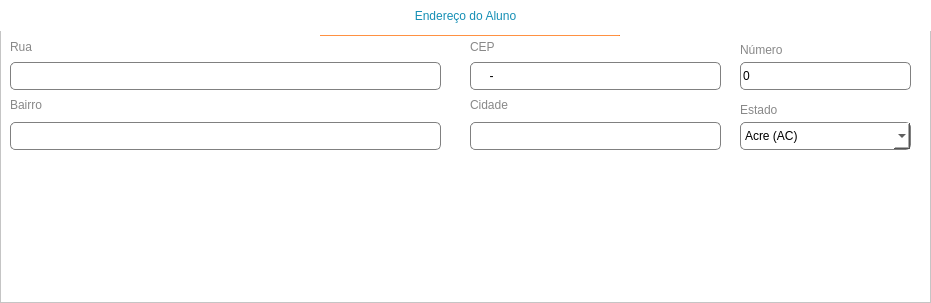
    <widget class="QFrame" name="frameEndereco">
     <property name="geometry">
      <rect>
       <x>0</x>
       <y>474</y>
       <width>931</width>
       <height>303</height>
      </rect>
     </property>
     <property name="sizePolicy">
      <sizepolicy hsizetype="Expanding" vsizetype="Expanding">
       <horstretch>0</horstretch>
       <verstretch>0</verstretch>
      </sizepolicy>
     </property>
     <property name="layoutDirection">
      <enum>Qt::LeftToRight</enum>
     </property>
     <property name="styleSheet">
      <string notr="true">background-color: rgb(255, 255, 255)</string>
     </property>
     <property name="frameShape">
      <enum>QFrame::StyledPanel</enum>
     </property>
     <property name="frameShadow">
      <enum>QFrame::Raised</enum>
     </property>
     <widget class="QLabel" name="label">
      <property name="geometry">
       <rect>
        <x>0</x>
        <y>0</y>
        <width>931</width>
        <height>31</height>
       </rect>
      </property>
      <property name="styleSheet">
       <string notr="true">font: 25 12pt &quot;Malgun Gothic Semilight&quot;;
color: rgb(21, 143, 181);</string>
      </property>
      <property name="text">
       <string>Endereço do Aluno</string>
      </property>
      <property name="alignment">
       <set>Qt::AlignCenter</set>
      </property>
     </widget>
     <widget class="QLabel" name="label_11">
      <property name="geometry">
       <rect>
        <x>10</x>
        <y>39</y>
        <width>55</width>
        <height>16</height>
       </rect>
      </property>
      <property name="styleSheet">
       <string notr="true">font: 25 10pt &quot;Malgun Gothic Semilight&quot;;
color: rgb(136, 136, 136)</string>
      </property>
      <property name="text">
       <string>Rua</string>
      </property>
     </widget>
     <widget class="QLabel" name="label_12">
      <property name="geometry">
       <rect>
        <x>740</x>
        <y>42</y>
        <width>71</width>
        <height>16</height>
       </rect>
      </property>
      <property name="styleSheet">
       <string notr="true">font: 25 10pt &quot;Malgun Gothic Semilight&quot;;
color: rgb(136, 136, 136)</string>
      </property>
      <property name="text">
       <string>Número</string>
      </property>
     </widget>
     <widget class="QLabel" name="label_13">
      <property name="geometry">
       <rect>
        <x>10</x>
        <y>97</y>
        <width>55</width>
        <height>16</height>
       </rect>
      </property>
      <property name="styleSheet">
       <string notr="true">font: 25 10pt &quot;Malgun Gothic Semilight&quot;;
color: rgb(136, 136, 136)</string>
      </property>
      <property name="text">
       <string>Bairro</string>
      </property>
     </widget>
     <widget class="QLabel" name="label_14">
      <property name="geometry">
       <rect>
        <x>470</x>
        <y>39</y>
        <width>55</width>
        <height>16</height>
       </rect>
      </property>
      <property name="styleSheet">
       <string notr="true">font: 25 10pt &quot;Malgun Gothic Semilight&quot;;
color: rgb(136, 136, 136)</string>
      </property>
      <property name="text">
       <string>CEP</string>
      </property>
     </widget>
     <widget class="QLabel" name="label_15">
      <property name="geometry">
       <rect>
        <x>470</x>
        <y>97</y>
        <width>55</width>
        <height>16</height>
       </rect>
      </property>
      <property name="styleSheet">
       <string notr="true">font: 25 10pt &quot;Malgun Gothic Semilight&quot;;
color: rgb(136, 136, 136)</string>
      </property>
      <property name="text">
       <string>Cidade</string>
      </property>
     </widget>
     <widget class="QLabel" name="label_16">
      <property name="geometry">
       <rect>
        <x>740</x>
        <y>102</y>
        <width>55</width>
        <height>16</height>
       </rect>
      </property>
      <property name="styleSheet">
       <string notr="true">font: 25 10pt &quot;Malgun Gothic Semilight&quot;;
color: rgb(136, 136, 136)</string>
      </property>
      <property name="text">
       <string>Estado</string>
      </property>
     </widget>
     <widget class="QLineEdit" name="lineRua">
      <property name="geometry">
       <rect>
        <x>10</x>
        <y>62</y>
        <width>431</width>
        <height>28</height>
       </rect>
      </property>
      <property name="styleSheet">
       <string notr="true">border: 1px solid grey;
border-radius: 5px;
font: 9pt &quot;Leelawadee UI Semilight&quot;;
background-color: rgb(255, 255, 255);</string>
      </property>
     </widget>
     <widget class="QSpinBox" name="spinNumero">
      <property name="geometry">
       <rect>
        <x>740</x>
        <y>62</y>
        <width>171</width>
        <height>28</height>
       </rect>
      </property>
      <property name="styleSheet">
       <string notr="true">border: 1px solid grey;
border-radius: 5px;
font: 9pt &quot;Leelawadee UI Semilight&quot;;
background-color: rgb(255, 255, 255);</string>
      </property>
      <property name="buttonSymbols">
       <enum>QAbstractSpinBox::NoButtons</enum>
      </property>
      <property name="maximum">
       <number>5000</number>
      </property>
     </widget>
     <widget class="QComboBox" name="cbEstado">
      <property name="geometry">
       <rect>
        <x>740</x>
        <y>122</y>
        <width>171</width>
        <height>28</height>
       </rect>
      </property>
      <property name="styleSheet">
       <string notr="true">border: 1px solid grey;
border-radius: 5px;
font: 9pt &quot;Leelawadee UI Semilight&quot;;
background-color: rgb(255, 255, 255);</string>
      </property>
      <item>
       <property name="text">
        <string>Acre (AC)</string>
       </property>
      </item>
      <item>
       <property name="text">
        <string>Alagoas (AL)</string>
       </property>
      </item>
      <item>
       <property name="text">
        <string>Amapá (AP)</string>
       </property>
      </item>
      <item>
       <property name="text">
        <string>Amazonas (AM)</string>
       </property>
      </item>
      <item>
       <property name="text">
        <string>Bahia (BA)</string>
       </property>
      </item>
      <item>
       <property name="text">
        <string>Ceará (CE)</string>
       </property>
      </item>
      <item>
       <property name="text">
        <string>Distrito Federal (DF)</string>
       </property>
      </item>
      <item>
       <property name="text">
        <string>Espírito Santos (ES)</string>
       </property>
      </item>
      <item>
       <property name="text">
        <string>Goiás (GO)</string>
       </property>
      </item>
      <item>
       <property name="text">
        <string>Maranhão (MA)</string>
       </property>
      </item>
      <item>
       <property name="text">
        <string>Mato Grosso (MT)</string>
       </property>
      </item>
      <item>
       <property name="text">
        <string>Mato Grosso do Sul (MS)</string>
       </property>
      </item>
      <item>
       <property name="text">
        <string>Minas Gerais (MG)</string>
       </property>
      </item>
      <item>
       <property name="text">
        <string>Pará (PA)</string>
       </property>
      </item>
      <item>
       <property name="text">
        <string>Paraíba (PB)</string>
       </property>
      </item>
      <item>
       <property name="text">
        <string>Paraná (PR)</string>
       </property>
      </item>
      <item>
       <property name="text">
        <string>Pernambuco (PR)</string>
       </property>
      </item>
      <item>
       <property name="text">
        <string>Piauí (PI)</string>
       </property>
      </item>
      <item>
       <property name="text">
        <string>Rio de Janeiro (RJ)</string>
       </property>
      </item>
      <item>
       <property name="text">
        <string>Rio Grande do Norte (RN)</string>
       </property>
      </item>
      <item>
       <property name="text">
        <string>Rondônia (RO)</string>
       </property>
      </item>
      <item>
       <property name="text">
        <string>Roraima (RR)</string>
       </property>
      </item>
      <item>
       <property name="text">
        <string>Santa Catarina (SC)</string>
       </property>
      </item>
      <item>
       <property name="text">
        <string>São Paulo (SP)</string>
       </property>
      </item>
      <item>
       <property name="text">
        <string>Sergipe (SE)</string>
       </property>
      </item>
      <item>
       <property name="text">
        <string>Tocantins (TO)</string>
       </property>
      </item>
     </widget>
     <widget class="Line" name="line_2">
      <property name="geometry">
       <rect>
        <x>320</x>
        <y>35</y>
        <width>300</width>
        <height>1</height>
       </rect>
      </property>
      <property name="styleSheet">
       <string notr="true">background-color: rgb(255, 123, 28);</string>
      </property>
      <property name="orientation">
       <enum>Qt::Horizontal</enum>
      </property>
     </widget>
     <widget class="QLineEdit" name="lineBairro">
      <property name="geometry">
       <rect>
        <x>10</x>
        <y>122</y>
        <width>431</width>
        <height>28</height>
       </rect>
      </property>
      <property name="styleSheet">
       <string notr="true">border: 1px solid grey;
border-radius: 5px;
font: 9pt &quot;Leelawadee UI Semilight&quot;;
background-color: rgb(255, 255, 255);</string>
      </property>
     </widget>
     <widget class="QLineEdit" name="lineCep">
      <property name="geometry">
       <rect>
        <x>470</x>
        <y>62</y>
        <width>251</width>
        <height>28</height>
       </rect>
      </property>
      <property name="styleSheet">
       <string notr="true">border: 1px solid grey;
border-radius: 5px;
font: 9pt &quot;Leelawadee UI Semilight&quot;;
background-color: rgb(255, 255, 255);</string>
      </property>
      <property name="inputMask">
       <string>00000-000</string>
      </property>
     </widget>
     <widget class="QLineEdit" name="lineCidade">
      <property name="geometry">
       <rect>
        <x>470</x>
        <y>122</y>
        <width>251</width>
        <height>28</height>
       </rect>
      </property>
      <property name="styleSheet">
       <string notr="true">border: 1px solid grey;
border-radius: 5px;
font: 9pt &quot;Leelawadee UI Semilight&quot;;
background-color: rgb(255, 255, 255);</string>
      </property>
     </widget>
     <widget class="QFrame" name="frameEndereco_2">
      <property name="geometry">
       <rect>
        <x>0</x>
        <y>-216</y>
        <width>931</width>
        <height>171</height>
       </rect>
      </property>
      <property name="sizePolicy">
       <sizepolicy hsizetype="Expanding" vsizetype="Expanding">
        <horstretch>0</horstretch>
        <verstretch>0</verstretch>
       </sizepolicy>
      </property>
      <property name="layoutDirection">
       <enum>Qt::LeftToRight</enum>
      </property>
      <property name="styleSheet">
       <string notr="true">background-color: rgb(255, 255, 255)</string>
      </property>
      <property name="frameShape">
       <enum>QFrame::StyledPanel</enum>
      </property>
      <property name="frameShadow">
       <enum>QFrame::Raised</enum>
      </property>
     </widget>
     <zorder>label_11</zorder>
     <zorder>label_12</zorder>
     <zorder>label_13</zorder>
     <zorder>label_14</zorder>
     <zorder>label_15</zorder>
     <zorder>label_16</zorder>
     <zorder>lineRua</zorder>
     <zorder>spinNumero</zorder>
     <zorder>cbEstado</zorder>
     <zorder>label</zorder>
     <zorder>line_2</zorder>
     <zorder>lineBairro</zorder>
     <zorder>lineCep</zorder>
     <zorder>lineCidade</zorder>
     <zorder>frameEndereco_2</zorder>
    </widget>
